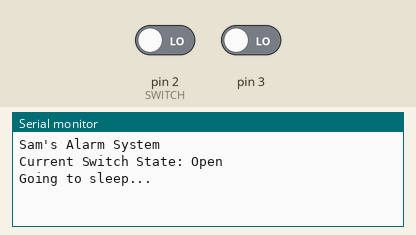
Recording of a sketch running on a simulated Arduino Leonardo, built with avr-gcc and run on an emulated ATmega32U4. Parts: the last lines printed to the serial monitor. The test bench sets the inputs (shaded band); at power-on: pin 3 LOW, pin 2 (SWITCH) LOW. Sleep ends after the set time or at an interrupt.

Above: at 1.2 s.
1.3 s: pin 3 driven HIGH
At 1.7 s:
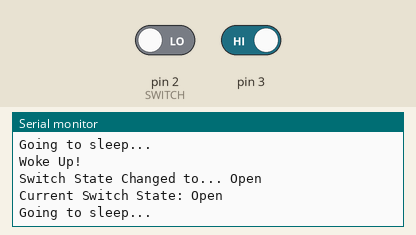
2.8 s: pin 2 (SWITCH) driven HIGH and pin 3 driven LOW
At 3.8 s:
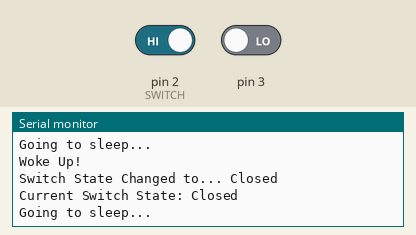

Measured:
- after the input at 1.3 s, the serial monitor: prints a new line at once (image 1)
- after the input at 2.8 s, the serial monitor: prints a new line at once (image 2)

The sketch:

door_sensor.ino
```cpp
// (licence header left out)
#include <avr/sleep.h>

#define SWITCH 2              // pin number switch
#define OPEN LOW            // alias low and high as open and closed respectively
#define CLOSED HIGH

void wakeUpNow()        // here the interrupt is handled after wakeup
{
  ;
}

int sleep_until_switch() {
  // read current state of switch
  int switchState = digitalRead(SWITCH);
  // establish interrupt transition
  int intTransit = (switchState == HIGH) ? LOW : HIGH;
  set_sleep_mode(SLEEP_MODE_PWR_DOWN);
  sleep_enable();
  attachInterrupt(0,wakeUpNow, intTransit);
  sleep_mode();
  sleep_disable();
  detachInterrupt(0);
  return digitalRead(SWITCH);
}

void setup()
{
  pinMode(SWITCH, INPUT);

  Serial.begin(9600);
  while (!Serial) {
    ; // wait for serial port to connect. Needed for Leonardo only
  }
  Serial.println("Sam's Alarm System");
}

void loop() {
  // read current state of switch
  int switchState = digitalRead(SWITCH);

  Serial.print("Current Switch State: ");
  if (switchState == CLOSED) {
    Serial.println("Closed");
  } else {
    Serial.println("Open");
  }

  // go to sleep
  Serial.println("Going to sleep...");
  Serial.flush();
  Serial.end();
  switchState = sleep_until_switch();

  // send out alert
  Serial.begin(9600);
  while (!Serial) {}
  Serial.println("Woke Up!");
  Serial.print("Switch State Changed to... ");
  if (switchState == CLOSED) {
    Serial.println("Closed");
  } else {
    Serial.println("Open");
  }
}
```
